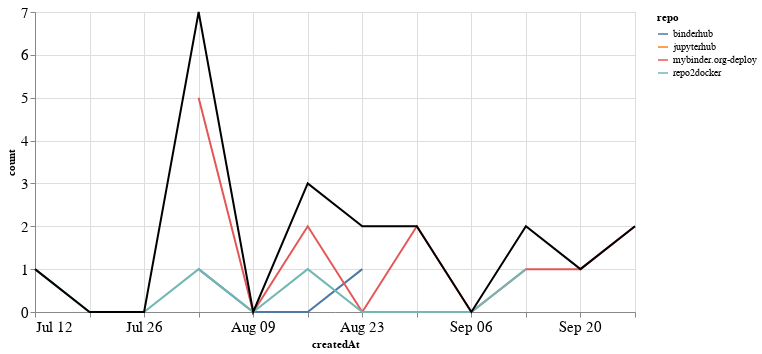

Write notebook code for a chart like this one.
### Markdown cell above
## PRs

### Code cell
prs_time = prs.groupby('repo').resample('W', on='createdAt').count()['author'].reset_index()
prs_time = prs_time.rename(columns={'author': 'count'})
prs_time_total = prs_time.groupby('createdAt').agg({"count": "sum"}).reset_index()

ch1 = alt.Chart(prs_time, width=600).mark_line().encode(
    x='createdAt',
    y='count',
    color='repo',
    tooltip="repo"
)

ch2 = alt.Chart(prs_time_total, width=600).mark_line(color="black").encode(
    x='createdAt',
    y='count',
)

ch1 + ch2

### Figure 1 — Vega-Lite specification as saved in the notebook (floating-point values rounded to 4 significant figures)
{"config": {"axisLeft": {"labelFontSize": 15}, "axisBottom": {"labelFontSize": 15}}, "layer": [{"data": {"name": "data-f78eee434df14f9cc44fa16e3507fe43"}, "mark": "line", "encoding": {"color": {"type": "nominal", "field": "repo"}, "tooltip": {"type": "nominal", "field": "repo"}, "x": {"type": "temporal", "field": "createdAt"}, "y": {"type": "quantitative", "field": "count"}}, "width": 600}, {"data": {"name": "data-277d71cbe6cdec04cd1c1991631abad9"}, "mark": {"type": "line", "color": "black"}, "encoding": {"x": {"type": "temporal", "field": "createdAt"}, "y": {"type": "quantitative", "field": "count"}}, "width": 600}], "$schema": "https://vega.github.io/schema/vega-lite/v4.8.1.json", "datasets": {"data-f78eee434df14f9cc44fa16e3507fe43": [{"repo": "binderhub", "createdAt": "2020-08-02T00:00:00", "count": 1}, {"repo": "binderhub", "createdAt": "2020-08-09T00:00:00", "count": 0}, {"repo": "binderhub", "createdAt": "2020-08-16T00:00:00", "count": 0}, {"repo": "binderhub", "createdAt": "2020-08-23T00:00:00", "count": 1}, {"repo": "jupyterhub", "createdAt": "2020-08-23T00:00:00", "count": 1}, {"repo": "mybinder.org-deploy", "createdAt": "2020-08-02T00:00:00", "count": 5}, {"repo": "mybinder.org-deploy", "createdAt": "2020-08-09T00:00:00", "count": 0}, {"repo": "mybinder.org-deploy", "createdAt": "2020-08-16T00:00:00", "count": 2}, {"repo": "mybinder.org-deploy", "createdAt": "2020-08-23T00:00:00", "count": 0}, {"repo": "mybinder.org-deploy", "createdAt": "2020-08-30T00:00:00", "count": 2}, {"repo": "mybinder.org-deploy", "createdAt": "2020-09-06T00:00:00", "count": 0}, {"repo": "mybinder.org-deploy", "createdAt": "2020-09-13T00:00:00", "count": 1}, {"repo": "mybinder.org-deploy", "createdAt": "2020-09-20T00:00:00", "count": 1}, {"repo": "mybinder.org-deploy", "createdAt": "2020-09-27T00:00:00", "count": 2}, {"repo": "repo2docker", "createdAt": "2020-07-12T00:00:00", "count": 1}, {"repo": "repo2docker", "createdAt": "2020-07-19T00:00:00", "count": 0}, {"repo": "repo2docker", "createdAt": "2020-07-26T00:00:00", "count": 0}, {"repo": "repo2docker", "createdAt": "2020-08-02T00:00:00", "count": 1}, {"repo": "repo2docker", "createdAt": "2020-08-09T00:00:00", "count": 0}, {"repo": "repo2docker", "createdAt": "2020-08-16T00:00:00", "count": 1}, {"repo": "repo2docker", "createdAt": "2020-08-23T00:00:00", "count": 0}, {"repo": "repo2docker", "createdAt": "2020-08-30T00:00:00", "count": 0}, {"repo": "repo2docker", "createdAt": "2020-09-06T00:00:00", "count": 0}, {"repo": "repo2docker", "createdAt": "2020-09-13T00:00:00", "count": 1}], "data-277d71cbe6cdec04cd1c1991631abad9": [{"createdAt": "2020-07-12T00:00:00", "count": 1}, {"createdAt": "2020-07-19T00:00:00", "count": 0}, {"createdAt": "2020-07-26T00:00:00", "count": 0}, {"createdAt": "2020-08-02T00:00:00", "count": 7}, {"createdAt": "2020-08-09T00:00:00", "count": 0}, {"createdAt": "2020-08-16T00:00:00", "count": 3}, {"createdAt": "2020-08-23T00:00:00", "count": 2}, {"createdAt": "2020-08-30T00:00:00", "count": 2}, {"createdAt": "2020-09-06T00:00:00", "count": 0}, {"createdAt": "2020-09-13T00:00:00", "count": 2}, {"createdAt": "2020-09-20T00:00:00", "count": 1}, {"createdAt": "2020-09-27T00:00:00", "count": 2}]}}
